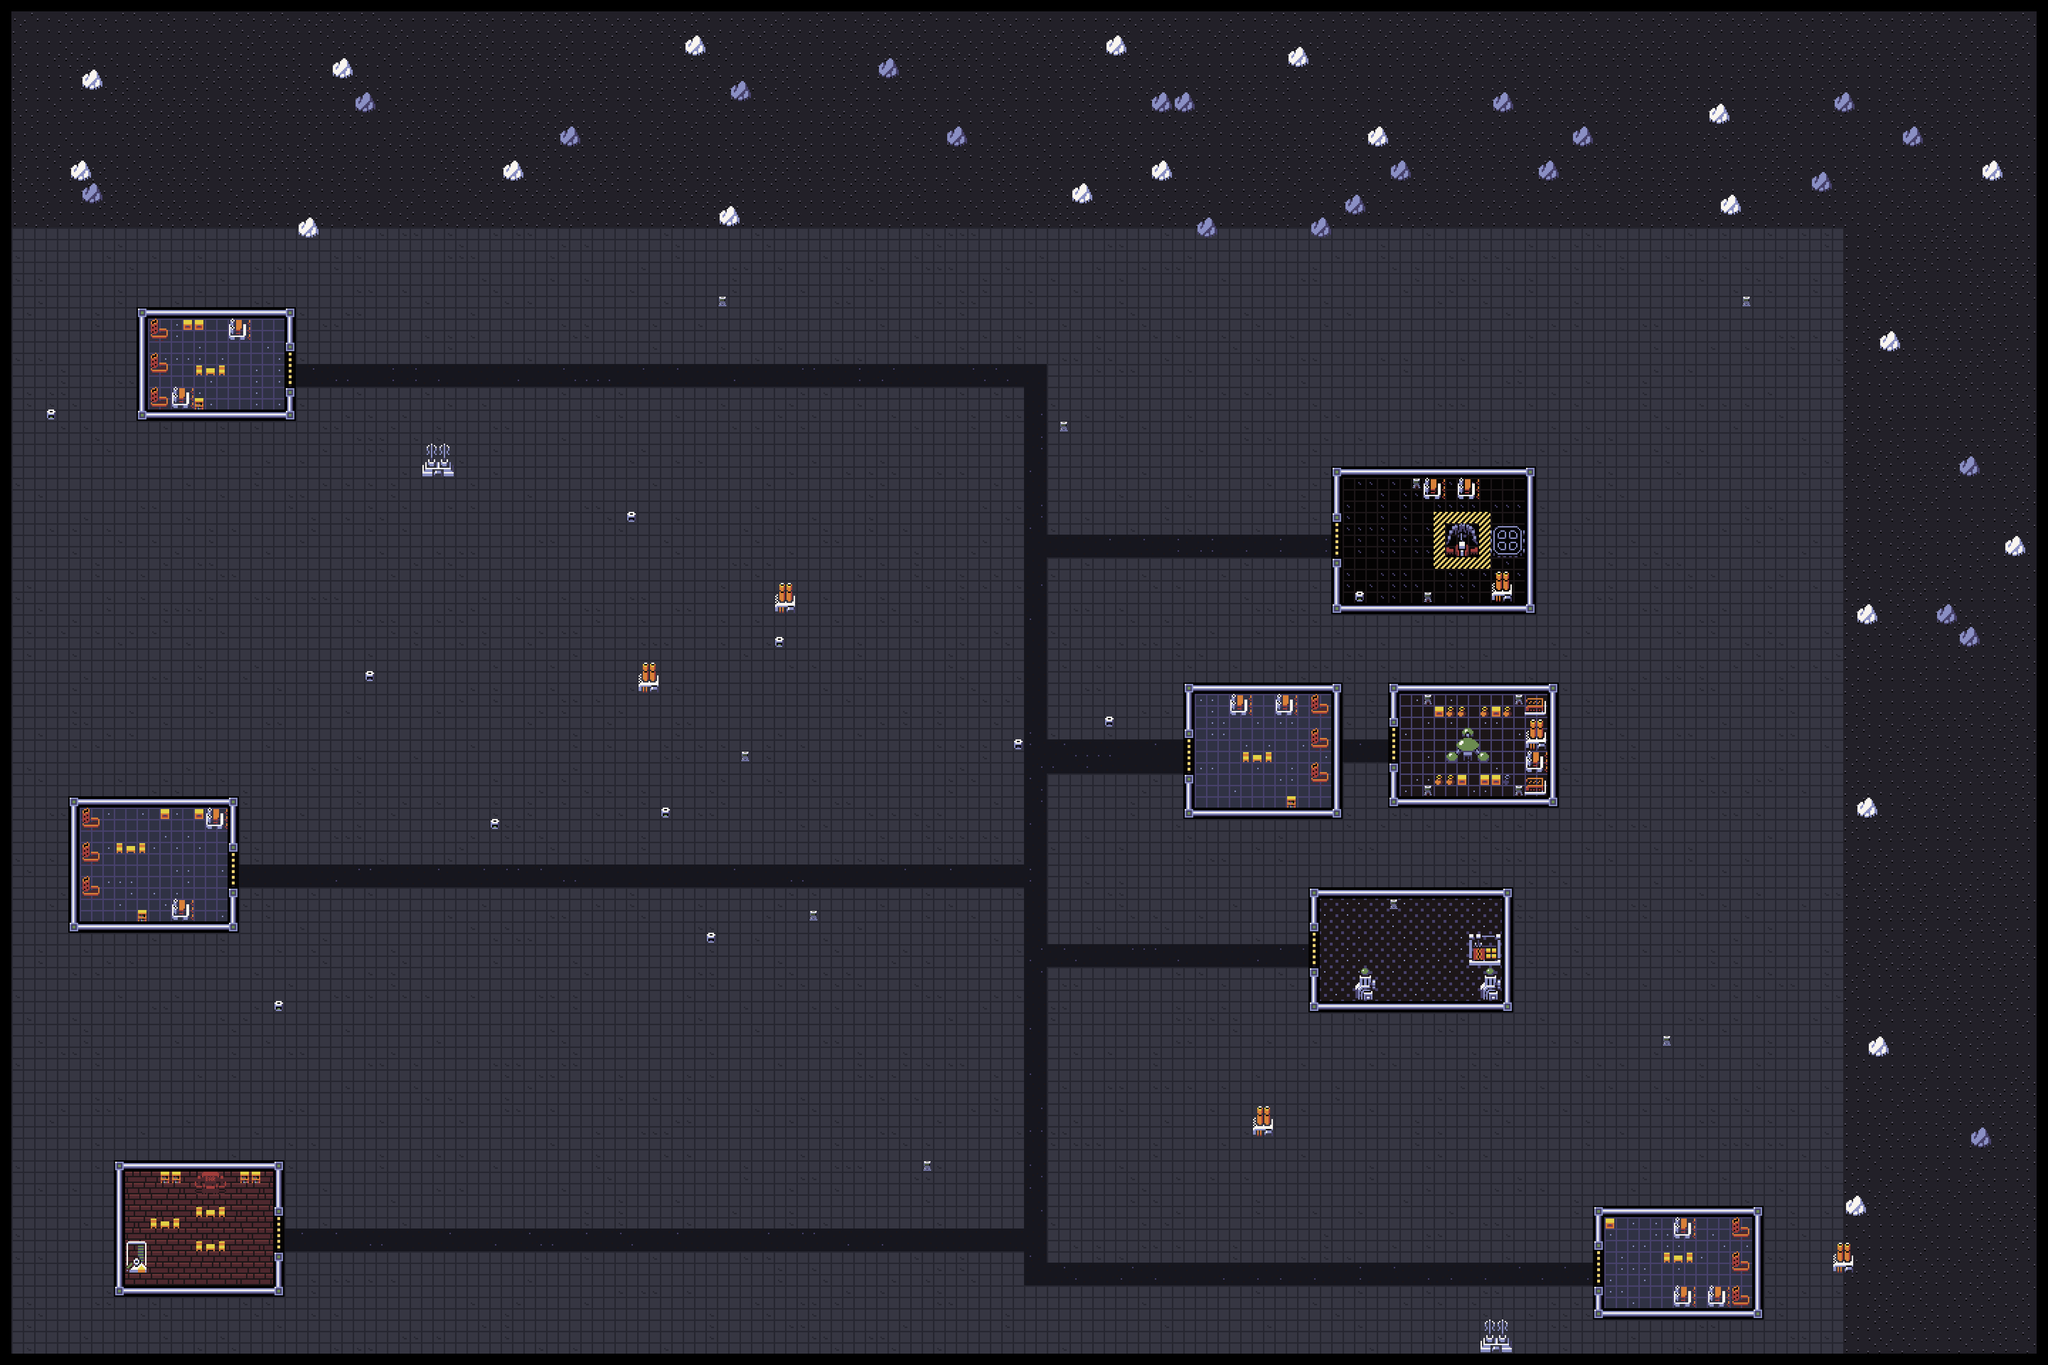

A level layout from a 2D game, rendered from its tile map. Below: a short description, then the map file with tile-grid data replaced by summaries:
An orthogonal 180x120 tile map with 24x24 px tiles, 4 tile layers (Background, Walls, Decor, Props), 1 hidden layer not drawn, 9 tilesets and 50 objects (16x Dockworker, 14x Miner, 5x Security, 4x Market Terminal, 4x Politician, ...).

<map version="1.10" tiledversion="1.10.2" orientation="orthogonal" renderorder="right-down" width="180" height="120" tilewidth="24" tileheight="24" infinite="0" backgroundcolor="#000000" nextlayerid="9" nextobjectid="51">
 <properties>
  <property name="guild" value="assembly" />
  <property name="npc_jobs" value="Dockworker:6,Foreman:3,Miner:10" />
  <property name="mapgen_theme" value="surface" />
  <property name="mapgen_seed" value="11" />
 </properties>
 <tileset firstgid="1" source="../Tilesheet Files/TilesetSpriteSheet3x-tilesize-24.tsx" />
 <tileset firstgid="334" source="../Tilesheet Files/2FrameAnimTilesetSpriteSheetx3-tilesize24.tsx" />
 <tileset firstgid="360" source="../Tilesheet Files/mine_machine_sheet.tsx" />
 <tileset firstgid="362" source="../Tilesheet Files/computor.tsx" />
 <tileset firstgid="364" source="../Tilesheet Files/RoguelikeAllSpriteSheet3x-tilesize24.tsx" />
 <tileset firstgid="1100" source="../Tilesheet Files/SpaceRoguelikeSpriteSheet3x-tilesize-24.tsx" />
 <tileset firstgid="1951" source="../Tilesheet Files/RoguelikeOverSpriteSheet3x-tilesize-24.tsx" />
 <tileset firstgid="5175" source="../Tilesheet Files/mapgen_extras.tsx" />
 <tileset firstgid="6000" source="../Tilesheet Files/mapgen_palettes.tsx" />
 <layer id="1" name="Background" width="180" height="120">
  <data>[21600 cells, 20630 non-empty, 16 distinct tile ids]</data>
 </layer>
 <layer id="2" name="Walls" width="180" height="120">
  <data>[21600 cells, 374 non-empty, 8 distinct tile ids]</data>
 </layer>
 <layer id="3" name="Decor" width="180" height="120">
  <data>[21600 cells, 40 non-empty, 2 distinct tile ids]</data>
 </layer>
 <layer id="4" name="Props" width="180" height="120">
  <data>[21600 cells, 463 non-empty, 102 distinct tile ids]</data>
 </layer>
 <layer id="5" name="walkable" width="180" height="120" visible="0">
  <properties>
   <property name="walkable" type="bool" value="true" />
  </properties>
  <data>[21600 cells, 20167 non-empty, 1 distinct tile ids]</data>
 </layer>
 <objectgroup id="6" name="Objects" visible="0">
  <object id="1" name="Market Terminal" x="3000" y="1464" width="24" height="24" />
  <object id="2" name="Market Terminal" x="3192" y="1464" width="24" height="24" />
  <object id="3" name="Market Terminal" x="3000" y="1656" width="24" height="24" />
  <object id="4" name="Market Terminal" x="3192" y="1656" width="24" height="24" />
  <object id="5" name="Docking Terminal" x="2976" y="1008" width="24" height="24" />
  <object id="6" name="Docking Terminal" x="3000" y="1248" width="24" height="24" />
  <object id="7" name="Bar Counter" x="432" y="2496" width="24" height="24" />
  <object id="8" name="Command Console" x="3096" y="1992" width="24" height="24" />
 </objectgroup>
 <objectgroup id="7" name="NPC Posts" visible="0">
  <object id="9" name="Dockworker" x="3000" y="1488" width="24" height="24" />
  <object id="10" name="Dockworker" x="3192" y="1488" width="24" height="24" />
  <object id="11" name="Dockworker" x="3000" y="1632" width="24" height="24" />
  <object id="12" name="Dockworker" x="3192" y="1632" width="24" height="24" />
  <object id="13" name="Security" x="3024" y="1608" width="24" height="24" />
  <object id="14" name="Security" x="3168" y="1512" width="24" height="24" />
  <object id="15" name="Foreman" x="2976" y="1032" width="24" height="24" />
  <object id="16" name="Foreman" x="3000" y="1224" width="24" height="24" />
  <object id="17" name="Dockworker" x="3000" y="1128" width="24" height="24" />
  <object id="18" name="Dockworker" x="3072" y="1056" width="24" height="24" />
  <object id="19" name="Dockworker" x="3072" y="1200" width="24" height="24" />
  <object id="20" name="Security" x="2880" y="1176" width="24" height="24" />
  <object id="21" name="Miner" x="3624" y="2592" width="24" height="24" />
  <object id="22" name="Miner" x="3624" y="2664" width="24" height="24" />
  <object id="23" name="Dockworker" x="3528" y="2664" width="24" height="24" />
  <object id="24" name="Miner" x="3528" y="2616" width="24" height="24" />
  <object id="25" name="Miner" x="2736" y="1632" width="24" height="24" />
  <object id="26" name="Miner" x="2736" y="1488" width="24" height="24" />
  <object id="27" name="Miner" x="2736" y="1560" width="24" height="24" />
  <object id="28" name="Dockworker" x="2640" y="1608" width="24" height="24" />
  <object id="29" name="Miner" x="2640" y="1560" width="24" height="24" />
  <object id="30" name="Miner" x="216" y="1728" width="24" height="24" />
  <object id="31" name="Miner" x="216" y="1800" width="24" height="24" />
  <object id="32" name="Miner" x="216" y="1872" width="24" height="24" />
  <object id="33" name="Dockworker" x="264" y="1800" width="24" height="24" />
  <object id="34" name="Miner" x="264" y="1752" width="24" height="24" />
  <object id="35" name="Miner" x="360" y="768" width="24" height="24" />
  <object id="36" name="Miner" x="360" y="696" width="24" height="24" />
  <object id="37" name="Dockworker" x="432" y="792" width="24" height="24" />
  <object id="38" name="Miner" x="432" y="744" width="24" height="24" />
  <object id="39" name="Dockworker" x="408" y="2520" width="24" height="24" />
  <object id="40" name="Dockworker" x="456" y="2520" width="24" height="24" />
  <object id="41" name="Dockworker" x="432" y="2568" width="24" height="24" />
  <object id="42" name="Dockworker" x="432" y="2640" width="24" height="24" />
  <object id="43" name="Dockworker" x="336" y="2592" width="24" height="24" />
  <object id="44" name="Security" x="408" y="2664" width="24" height="24" />
  <object id="45" name="Politician" x="3072" y="1992" width="24" height="24" />
  <object id="46" name="Politician" x="3024" y="1992" width="24" height="24" />
  <object id="47" name="Politician" x="2904" y="2016" width="24" height="24" />
  <object id="48" name="Politician" x="3048" y="2016" width="24" height="24" />
  <object id="49" name="Security" x="2784" y="2040" width="24" height="24" />
 </objectgroup>
 <objectgroup id="8" name="Spawns" visible="0">
  <object id="50" name="Player Start" x="2976" y="1032" width="24" height="24" />
 </objectgroup>
</map>
